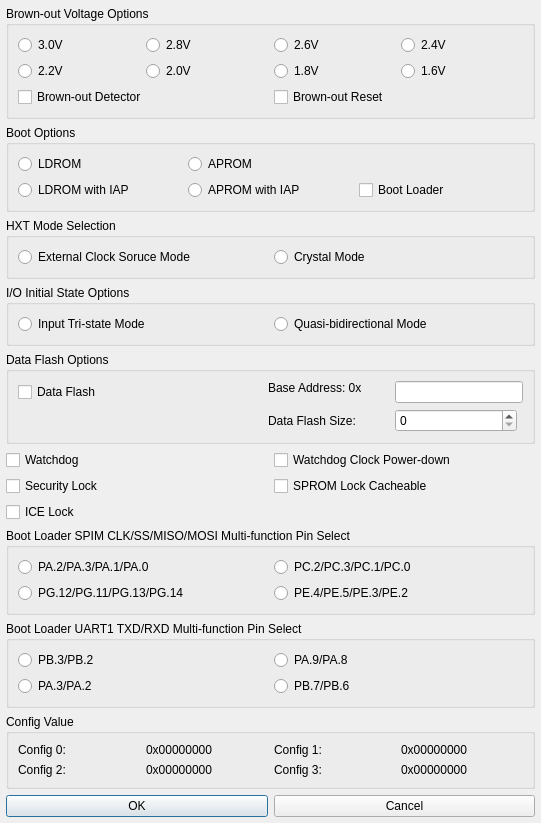
<?xml version="1.0" encoding="UTF-8"?>
<ui version="4.0">
 <class>Dialog</class>
 <widget class="QDialog" name="Dialog">
  <property name="geometry">
   <rect>
    <x>0</x>
    <y>0</y>
    <width>541</width>
    <height>569</height>
   </rect>
  </property>
  <layout class="QGridLayout" name="outer_layout">
   <property name="leftMargin">
    <number>6</number>
   </property>
   <property name="topMargin">
    <number>6</number>
   </property>
   <property name="rightMargin">
    <number>6</number>
   </property>
   <property name="bottomMargin">
    <number>6</number>
   </property>
   <property name="spacing">
    <number>6</number>
   </property>
   <item row="11" column="2" colspan="2">
    <widget class="QGroupBox" name="IDC_GROUP_CONFIG_VALUE">
     <property name="title">
      <string>Config Value</string>
     </property>
     <layout class="QGridLayout" name="gridLayout_2">
      <item row="0" column="0">
       <widget class="QLabel" name="IDC_STATIC_CONFIG_0">
        <property name="text">
         <string>Config 0:</string>
        </property>
       </widget>
      </item>
      <item row="0" column="1">
       <widget class="QLabel" name="IDC_STATIC_CONFIG_VALUE_0">
        <property name="text">
         <string>0x00000000</string>
        </property>
       </widget>
      </item>
      <item row="0" column="2">
       <widget class="QLabel" name="IDC_STATIC_CONFIG_1">
        <property name="text">
         <string>Config 1:</string>
        </property>
       </widget>
      </item>
      <item row="0" column="3">
       <widget class="QLabel" name="IDC_STATIC_CONFIG_VALUE_1">
        <property name="text">
         <string>0x00000000</string>
        </property>
       </widget>
      </item>
      <item row="1" column="0">
       <widget class="QLabel" name="IDC_STATIC_CONFIG_2">
        <property name="text">
         <string>Config 2:</string>
        </property>
       </widget>
      </item>
      <item row="1" column="1">
       <widget class="QLabel" name="IDC_STATIC_CONFIG_VALUE_2">
        <property name="text">
         <string>0x00000000</string>
        </property>
       </widget>
      </item>
      <item row="1" column="2">
       <widget class="QLabel" name="IDC_STATIC_CONFIG_3">
        <property name="text">
         <string>Config 3:</string>
        </property>
       </widget>
      </item>
      <item row="1" column="3">
       <widget class="QLabel" name="IDC_STATIC_CONFIG_VALUE_3">
        <property name="text">
         <string>0x00000000</string>
        </property>
       </widget>
      </item>
     </layout>
    </widget>
   </item>
   <item row="4" column="2" colspan="2">
    <widget class="QGroupBox" name="IDC_GROUP_DATA_FLASH">
     <property name="title">
      <string>Data Flash Options</string>
     </property>
     <layout class="QGridLayout" name="layout_IDC_GROUP_DATA_FLASH" columnstretch="2,1,1,0">
      <item row="0" column="0" rowspan="2">
       <widget class="QCheckBox" name="IDC_CHECK_DATA_FLASH_ENABLE">
        <property name="text">
         <string>Data Flash</string>
        </property>
       </widget>
      </item>
      <item row="0" column="1" colspan="2">
       <widget class="QLabel" name="IDC_STATIC_FLASH_BASE_ADDRESS">
        <property name="text">
         <string>Base Address: 0x</string>
        </property>
       </widget>
      </item>
      <item row="0" column="2" rowspan="2" colspan="2">
       <widget class="QLineEdit" name="IDC_EDIT_FLASH_BASE_ADDRESS"/>
      </item>
      <item row="2" column="1">
       <widget class="QLabel" name="IDC_STATIC_DATA_FLASH_SIZE">
        <property name="text">
         <string>Data Flash Size:</string>
        </property>
       </widget>
      </item>
      <item row="2" column="2">
       <widget class="QSpinBox" name="IDC_SPIN_DATA_FLASH_SIZE"/>
      </item>
     </layout>
    </widget>
   </item>
   <item row="2" column="2" colspan="2">
    <widget class="QGroupBox" name="IDC_GROUP_GPF">
     <property name="title">
      <string>HXT Mode Selection</string>
     </property>
     <layout class="QHBoxLayout" name="layout_IDC_GROUP_GPF">
      <item>
       <widget class="QRadioButton" name="IDC_RADIO_GPF_GPIO">
        <property name="text">
         <string>External Clock Soruce Mode</string>
        </property>
       </widget>
      </item>
      <item>
       <widget class="QRadioButton" name="IDC_RADIO_GPF_CRYSTAL">
        <property name="text">
         <string>Crystal Mode</string>
        </property>
       </widget>
      </item>
     </layout>
    </widget>
   </item>
   <item row="0" column="2" colspan="2">
    <widget class="QGroupBox" name="IDC_GROUP_BROWN_OUT_VOLTAGE">
     <property name="title">
      <string>Brown-out Voltage Options</string>
     </property>
     <layout class="QGridLayout" name="gridLayout">
      <item row="0" column="0">
       <widget class="QRadioButton" name="IDC_RADIO_BOV_0">
        <property name="text">
         <string>3.0V</string>
        </property>
       </widget>
      </item>
      <item row="0" column="1">
       <widget class="QRadioButton" name="IDC_RADIO_BOV_1">
        <property name="text">
         <string>2.8V</string>
        </property>
       </widget>
      </item>
      <item row="0" column="2">
       <widget class="QRadioButton" name="IDC_RADIO_BOV_2">
        <property name="text">
         <string>2.6V</string>
        </property>
       </widget>
      </item>
      <item row="0" column="3">
       <widget class="QRadioButton" name="IDC_RADIO_BOV_3">
        <property name="text">
         <string>2.4V</string>
        </property>
       </widget>
      </item>
      <item row="1" column="0">
       <widget class="QRadioButton" name="IDC_RADIO_BOV_4">
        <property name="text">
         <string>2.2V</string>
        </property>
       </widget>
      </item>
      <item row="1" column="1">
       <widget class="QRadioButton" name="IDC_RADIO_BOV_5">
        <property name="text">
         <string>2.0V</string>
        </property>
       </widget>
      </item>
      <item row="1" column="2">
       <widget class="QRadioButton" name="IDC_RADIO_BOV_6">
        <property name="text">
         <string>1.8V</string>
        </property>
       </widget>
      </item>
      <item row="1" column="3">
       <widget class="QRadioButton" name="IDC_RADIO_BOV_7">
        <property name="text">
         <string>1.6V</string>
        </property>
       </widget>
      </item>
      <item row="2" column="0" colspan="2">
       <widget class="QCheckBox" name="IDC_CHECK_BROWN_OUT_DETECT">
        <property name="text">
         <string>Brown-out Detector</string>
        </property>
       </widget>
      </item>
      <item row="2" column="2" colspan="2">
       <widget class="QCheckBox" name="IDC_CHECK_BROWN_OUT_RESET">
        <property name="text">
         <string>Brown-out Reset</string>
        </property>
       </widget>
      </item>
     </layout>
    </widget>
   </item>
   <item row="1" column="2" colspan="2">
    <widget class="QGroupBox" name="IDC_GROUP_BOOT_SELECT">
     <property name="title">
      <string>Boot Options</string>
     </property>
     <layout class="QGridLayout" name="layout_IDC_GROUP_BOOT_SELECT">
      <item row="0" column="0">
       <widget class="QRadioButton" name="IDC_RADIO_BS_LDROM">
        <property name="text">
         <string>LDROM</string>
        </property>
       </widget>
      </item>
      <item row="0" column="1">
       <widget class="QRadioButton" name="IDC_RADIO_BS_APROM">
        <property name="text">
         <string>APROM</string>
        </property>
       </widget>
      </item>
      <item row="1" column="0" colspan="2">
       <widget class="QRadioButton" name="IDC_RADIO_BS_LDROM_APROM">
        <property name="text">
         <string>LDROM with IAP</string>
        </property>
       </widget>
      </item>
      <item row="1" column="1" colspan="2">
       <widget class="QRadioButton" name="IDC_RADIO_BS_APROM_LDROM">
        <property name="text">
         <string>APROM with IAP</string>
        </property>
       </widget>
      </item>
      <item row="1" column="2">
       <widget class="QCheckBox" name="IDC_CHECK_BOOT_LOADER">
        <property name="text">
         <string>Boot Loader</string>
        </property>
       </widget>
      </item>
     </layout>
    </widget>
   </item>
   <item row="9" column="2" colspan="2">
    <widget class="QGroupBox" name="IDC_GROUP_SPIM_SELECT">
     <property name="title">
      <string>Boot Loader SPIM CLK/SS/MISO/MOSI Multi-function Pin Select</string>
     </property>
     <layout class="QGridLayout" name="layout_IDC_GROUP_SPIM_SELECT">
      <item row="0" column="0">
       <widget class="QRadioButton" name="IDC_RADIO_SPIM_SEL0">
        <property name="text">
         <string>PA.2/PA.3/PA.1/PA.0</string>
        </property>
       </widget>
      </item>
      <item row="0" column="1">
       <widget class="QRadioButton" name="IDC_RADIO_SPIM_SEL1">
        <property name="text">
         <string>PC.2/PC.3/PC.1/PC.0</string>
        </property>
       </widget>
      </item>
      <item row="1" column="0">
       <widget class="QRadioButton" name="IDC_RADIO_SPIM_SEL2">
        <property name="text">
         <string>PG.12/PG.11/PG.13/PG.14</string>
        </property>
       </widget>
      </item>
      <item row="1" column="1">
       <widget class="QRadioButton" name="IDC_RADIO_SPIM_SEL3">
        <property name="text">
         <string>PE.4/PE.5/PE.3/PE.2</string>
        </property>
       </widget>
      </item>
     </layout>
    </widget>
   </item>
   <item row="10" column="2" colspan="2">
    <widget class="QGroupBox" name="IDC_GROUP_UART1_SELECT">
     <property name="title">
      <string>Boot Loader UART1 TXD/RXD Multi-function Pin Select</string>
     </property>
     <layout class="QGridLayout" name="layout_IDC_GROUP_UART1_SELECT">
      <item row="0" column="0" colspan="2">
       <widget class="QRadioButton" name="IDC_RADIO_UART1_SEL0">
        <property name="text">
         <string>PB.3/PB.2</string>
        </property>
       </widget>
      </item>
      <item row="0" column="1">
       <widget class="QRadioButton" name="IDC_RADIO_UART1_SEL1">
        <property name="text">
         <string>PA.9/PA.8</string>
        </property>
       </widget>
      </item>
      <item row="1" column="0">
       <widget class="QRadioButton" name="IDC_RADIO_UART1_SEL2">
        <property name="text">
         <string>PA.3/PA.2</string>
        </property>
       </widget>
      </item>
      <item row="1" column="1">
       <widget class="QRadioButton" name="IDC_RADIO_UART1_SEL3">
        <property name="text">
         <string>PB.7/PB.6</string>
        </property>
       </widget>
      </item>
     </layout>
    </widget>
   </item>
   <item row="3" column="2" colspan="2">
    <widget class="QGroupBox" name="IDC_GROUP_IO_STATE">
     <property name="title">
      <string>I/O Initial State Options</string>
     </property>
     <layout class="QHBoxLayout" name="layout_IDC_GROUP_IO_STATE">
      <item>
       <widget class="QRadioButton" name="IDC_RADIO_IO_TRI">
        <property name="text">
         <string>Input Tri-state Mode</string>
        </property>
       </widget>
      </item>
      <item>
       <widget class="QRadioButton" name="IDC_RADIO_IO_BI">
        <property name="text">
         <string>Quasi-bidirectional Mode</string>
        </property>
       </widget>
      </item>
     </layout>
    </widget>
   </item>
   <item row="5" column="2">
    <widget class="QCheckBox" name="IDC_CHECK_WDT_ENABLE">
     <property name="text">
      <string>Watchdog</string>
     </property>
    </widget>
   </item>
   <item row="5" column="3">
    <widget class="QCheckBox" name="IDC_CHECK_WDT_POWER_DOWN">
     <property name="text">
      <string>Watchdog Clock Power-down</string>
     </property>
    </widget>
   </item>
   <item row="6" column="2">
    <widget class="QCheckBox" name="IDC_CHECK_SECURITY_LOCK">
     <property name="text">
      <string>Security Lock</string>
     </property>
    </widget>
   </item>
   <item row="6" column="3">
    <widget class="QCheckBox" name="IDC_SPROM_LOCK_CACHEABLE">
     <property name="text">
      <string>SPROM Lock Cacheable</string>
     </property>
    </widget>
   </item>
   <item row="7" column="2">
    <widget class="QCheckBox" name="IDC_CHECK_ICE_LOCK">
     <property name="text">
      <string>ICE Lock</string>
     </property>
    </widget>
   </item>
   <item row="12" column="2">
    <widget class="QPushButton" name="IDOK">
     <property name="text">
      <string>OK</string>
     </property>
    </widget>
   </item>
   <item row="12" column="3">
    <widget class="QPushButton" name="IDCANCEL">
     <property name="text">
      <string>Cancel</string>
     </property>
    </widget>
   </item>
  </layout>
 </widget>
 <resources/>
 <connections/>
</ui>
